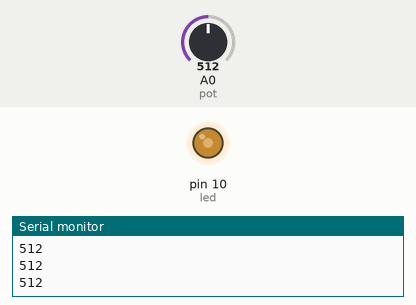
Recording of a sketch running on a simulated Arduino Uno, built with avr-gcc and run on an emulated ATmega328P. Parts: output pins drawn as LEDs (lit = HIGH), the last lines printed to the serial monitor. Inputs (shaded band) come from the test bench; at power-on: A0 (pot) = 512.

Above: at 1.2 s.
1.3 s: A0 (pot) set to 716
At 1.6 s:
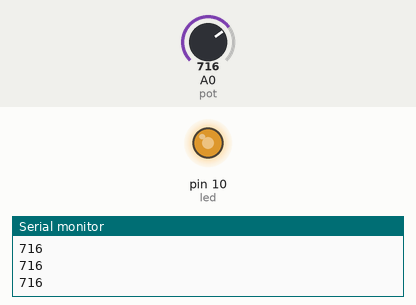
2.8 s: A0 (pot) set to 900
At 4.0 s:
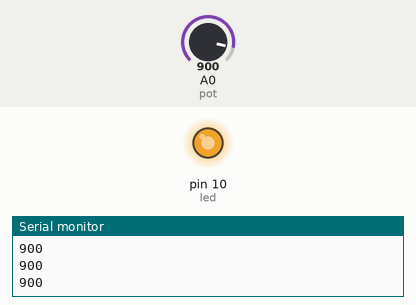
4.3 s: A0 (pot) set to 122
At 5.2 s:
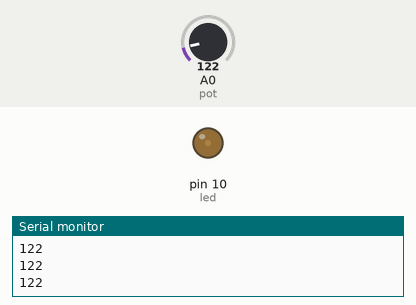
5.8 s: A0 (pot) set to 0
At 6.3 s:
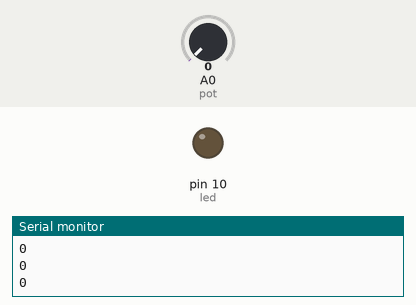
7.3 s: A0 (pot) set to 511
At 8.6 s:
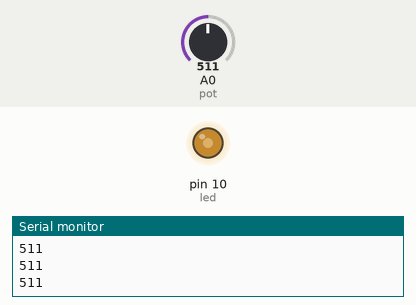
Timing chart, 0 to 9.8 s (numbered marks = the images above; inputs shaded):
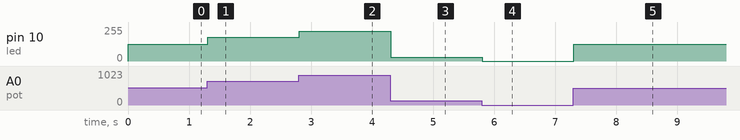

The sketch:

t01-potenciometro-led-serialport.ino
```cpp
const int pot = A0;
const int led = 10;

void setup() {
  Serial.begin(9600);
  pinMode(led, OUTPUT);
  pinMode(pot, INPUT);
}

void loop() {
  int valorAnalogo = analogRead(pot);
  Serial.println(valorAnalogo);

  valorAnalogo = map(valorAnalogo, 0, 1023, 0, 255);

  analogWrite(led, valorAnalogo);
}
```

Measured:
- after the input at 1.3 s, pin 10 (led): 127/255 → 178/255 at once
- after the input at 2.8 s, pin 10 (led): 178/255 → 224/255 at once
- after the input at 4.3 s, pin 10 (led): 224/255 → 30/255 at once
- after the input at 5.8 s, pin 10 (led): 30/255 → 0/255 at once
- after the input at 7.3 s, pin 10 (led): 0/255 → 127/255 at once
